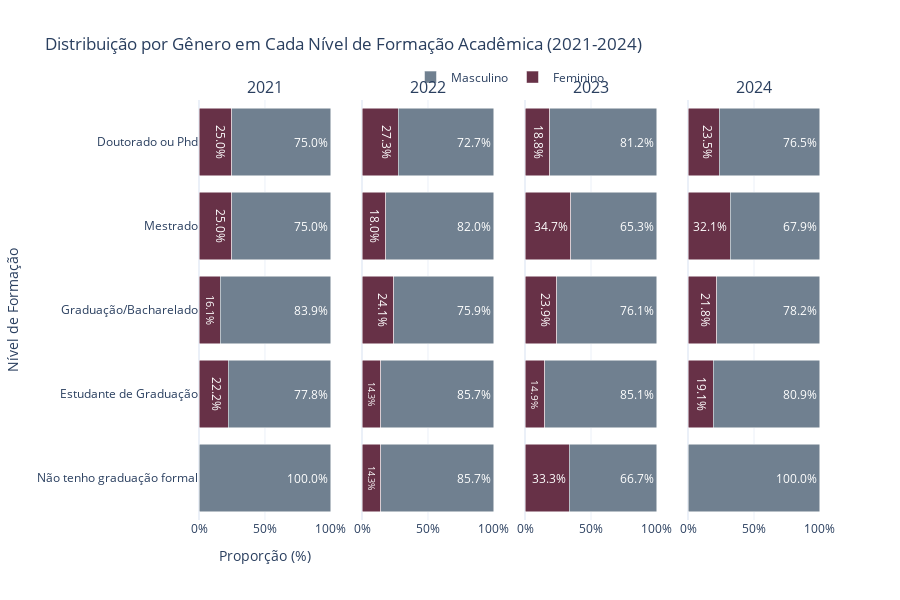

Write notebook code for a chart like this one.
### Code cell
# Distribuição escolaridade x genero

df_grouped = df_rj.groupby(["ano_pesquisa", "nivel_ensino", "genero"]).size().reset_index(name="count")

totais_por_ano_nivel = df_rj.groupby(["ano_pesquisa", "nivel_ensino"]).size().reset_index(name="total_nivel")
df_grouped = df_grouped.merge(totais_por_ano_nivel, on=["ano_pesquisa", "nivel_ensino"])

df_grouped["proporção"] = df_grouped["count"] / df_grouped["total_nivel"] * 100

fig = make_subplots(rows=1, cols=4, shared_yaxes=True, subplot_titles=["2021", "2022", "2023", "2024"])

anos = ['2021', '2022', '2023', '2024']
cores = {"Masculino": "#708090", "Feminino": "#673147"}

ordem_niveis = [
    'Não tenho graduação formal', 
    'Estudante de Graduação',
    'Graduação/Bacharelado', 
    'Pós-graduação',
    'Mestrado',
    'Doutorado ou Phd'
]

for i, ano in enumerate(anos):
   
    df_ano = df_grouped[df_grouped["ano_pesquisa"] == ano]
    
    for nivel in ordem_niveis:
        df_nivel = df_ano[df_ano["nivel_ensino"] == nivel]
        
        if df_nivel.empty:
            continue
        
        
        proporcoes = {genero: df_nivel[df_nivel["genero"] == genero]["proporção"].values[0] 
                      if not df_nivel[df_nivel["genero"] == genero].empty else 0 
                      for genero in ["Masculino", "Feminino"]}
        
        
        for genero in ["Feminino", "Masculino"]:
            fig.add_trace(go.Bar(
                y=[nivel],
                x=[proporcoes[genero]],
                name=genero,
                orientation="h",
                marker=dict(color=cores[genero]),
                text=f"{proporcoes[genero]:.1f}%",
                textposition="inside",
                showlegend=True if i == 0 and nivel == ordem_niveis[0] else False
            ), row=1, col=i+1)

# Configurando layout
fig.update_layout(
    title="Distribuição por Gênero em Cada Nível de Formação Acadêmica (2021-2024)",
    xaxis_title="Proporção (%)",
    yaxis_title="Nível de Formação",
    barmode="stack",
    height=600,
    template="plotly_white",
    legend=dict(
        orientation="h",
        yanchor="bottom",
        y=1.02,
        xanchor="center",
        x=0.5
    )
)

# Ajustando os eixos X para mostrar valores em percentuais
for i in range(1, 5):
    fig.update_xaxes(ticksuffix="%", range=[0, 100], row=1, col=i)
    

fig.show()

### Figure 1 — Plotly figure (JSON) as saved in the notebook; plotly's stock layout.template omitted (floating-point values rounded to 4 significant figures)
{"data": [{"marker": {"color": "#673147"}, "name": "Feminino", "orientation": "h", "showlegend": true, "text": "0.0%", "textposition": "inside", "type": "bar", "x": [0], "xaxis": "x", "y": ["Não tenho graduação formal"], "yaxis": "y"}, {"marker": {"color": "#708090"}, "name": "Masculino", "orientation": "h", "showlegend": true, "text": "100.0%", "textposition": "inside", "type": "bar", "x": [100], "xaxis": "x", "y": ["Não tenho graduação formal"], "yaxis": "y"}, {"marker": {"color": "#673147"}, "name": "Feminino", "orientation": "h", "showlegend": false, "text": "22.2%", "textposition": "inside", "type": "bar", "x": [22.22], "xaxis": "x", "y": ["Estudante de Graduação"], "yaxis": "y"}, {"marker": {"color": "#708090"}, "name": "Masculino", "orientation": "h", "showlegend": false, "text": "77.8%", "textposition": "inside", "type": "bar", "x": [77.78], "xaxis": "x", "y": ["Estudante de Graduação"], "yaxis": "y"}, {"marker": {"color": "#673147"}, "name": "Feminino", "orientation": "h", "showlegend": false, "text": "16.1%", "textposition": "inside", "type": "bar", "x": [16.13], "xaxis": "x", "y": ["Graduação/Bacharelado"], "yaxis": "y"}, {"marker": {"color": "#708090"}, "name": "Masculino", "orientation": "h", "showlegend": false, "text": "83.9%", "textposition": "inside", "type": "bar", "x": [83.87], "xaxis": "x", "y": ["Graduação/Bacharelado"], "yaxis": "y"}, {"marker": {"color": "#673147"}, "name": "Feminino", "orientation": "h", "showlegend": false, "text": "25.0%", "textposition": "inside", "type": "bar", "x": [25], "xaxis": "x", "y": ["Mestrado"], "yaxis": "y"}, {"marker": {"color": "#708090"}, "name": "Masculino", "orientation": "h", "showlegend": false, "text": "75.0%", "textposition": "inside", "type": "bar", "x": [75], "xaxis": "x", "y": ["Mestrado"], "yaxis": "y"}, {"marker": {"color": "#673147"}, "name": "Feminino", "orientation": "h", "showlegend": false, "text": "25.0%", "textposition": "inside", "type": "bar", "x": [25], "xaxis": "x", "y": ["Doutorado ou Phd"], "yaxis": "y"}, {"marker": {"color": "#708090"}, "name": "Masculino", "orientation": "h", "showlegend": false, "text": "75.0%", "textposition": "inside", "type": "bar", "x": [75], "xaxis": "x", "y": ["Doutorado ou Phd"], "yaxis": "y"}, {"marker": {"color": "#673147"}, "name": "Feminino", "orientation": "h", "showlegend": false, "text": "14.3%", "textposition": "inside", "type": "bar", "x": [14.29], "xaxis": "x2", "y": ["Não tenho graduação formal"], "yaxis": "y2"}, {"marker": {"color": "#708090"}, "name": "Masculino", "orientation": "h", "showlegend": false, "text": "85.7%", "textposition": "inside", "type": "bar", "x": [85.71], "xaxis": "x2", "y": ["Não tenho graduação formal"], "yaxis": "y2"}, {"marker": {"color": "#673147"}, "name": "Feminino", "orientation": "h", "showlegend": false, "text": "14.3%", "textposition": "inside", "type": "bar", "x": [14.29], "xaxis": "x2", "y": ["Estudante de Graduação"], "yaxis": "y2"}, {"marker": {"color": "#708090"}, "name": "Masculino", "orientation": "h", "showlegend": false, "text": "85.7%", "textposition": "inside", "type": "bar", "x": [85.71], "xaxis": "x2", "y": ["Estudante de Graduação"], "yaxis": "y2"}, {"marker": {"color": "#673147"}, "name": "Feminino", "orientation": "h", "showlegend": false, "text": "24.1%", "textposition": "inside", "type": "bar", "x": [24.07], "xaxis": "x2", "y": ["Graduação/Bacharelado"], "yaxis": "y2"}, {"marker": {"color": "#708090"}, "name": "Masculino", "orientation": "h", "showlegend": false, "text": "75.9%", "textposition": "inside", "type": "bar", "x": [75.93], "xaxis": "x2", "y": ["Graduação/Bacharelado"], "yaxis": "y2"}, {"marker": {"color": "#673147"}, "name": "Feminino", "orientation": "h", "showlegend": false, "text": "18.0%", "textposition": "inside", "type": "bar", "x": [18], "xaxis": "x2", "y": ["Mestrado"], "yaxis": "y2"}, {"marker": {"color": "#708090"}, "name": "Masculino", "orientation": "h", "showlegend": false, "text": "82.0%", "textposition": "inside", "type": "bar", "x": [82], "xaxis": "x2", "y": ["Mestrado"], "yaxis": "y2"}, {"marker": {"color": "#673147"}, "name": "Feminino", "orientation": "h", "showlegend": false, "text": "27.3%", "textposition": "inside", "type": "bar", "x": [27.27], "xaxis": "x2", "y": ["Doutorado ou Phd"], "yaxis": "y2"}, {"marker": {"color": "#708090"}, "name": "Masculino", "orientation": "h", "showlegend": false, "text": "72.7%", "textposition": "inside", "type": "bar", "x": [72.73], "xaxis": "x2", "y": ["Doutorado ou Phd"], "yaxis": "y2"}, {"marker": {"color": "#673147"}, "name": "Feminino", "orientation": "h", "showlegend": false, "text": "33.3%", "textposition": "inside", "type": "bar", "x": [33.33], "xaxis": "x3", "y": ["Não tenho graduação formal"], "yaxis": "y3"}, {"marker": {"color": "#708090"}, "name": "Masculino", "orientation": "h", "showlegend": false, "text": "66.7%", "textposition": "inside", "type": "bar", "x": [66.67], "xaxis": "x3", "y": ["Não tenho graduação formal"], "yaxis": "y3"}, {"marker": {"color": "#673147"}, "name": "Feminino", "orientation": "h", "showlegend": false, "text": "14.9%", "textposition": "inside", "type": "bar", "x": [14.93], "xaxis": "x3", "y": ["Estudante de Graduação"], "yaxis": "y3"}, {"marker": {"color": "#708090"}, "name": "Masculino", "orientation": "h", "showlegend": false, "text": "85.1%", "textposition": "inside", "type": "bar", "x": [85.07], "xaxis": "x3", "y": ["Estudante de Graduação"], "yaxis": "y3"}, {"marker": {"color": "#673147"}, "name": "Feminino", "orientation": "h", "showlegend": false, "text": "23.9%", "textposition": "inside", "type": "bar", "x": [23.91], "xaxis": "x3", "y": ["Graduação/Bacharelado"], "yaxis": "y3"}, {"marker": {"color": "#708090"}, "name": "Masculino", "orientation": "h", "showlegend": false, "text": "76.1%", "textposition": "inside", "type": "bar", "x": [76.09], "xaxis": "x3", "y": ["Graduação/Bacharelado"], "yaxis": "y3"}, {"marker": {"color": "#673147"}, "name": "Feminino", "orientation": "h", "showlegend": false, "text": "34.7%", "textposition": "inside", "type": "bar", "x": [34.72], "xaxis": "x3", "y": ["Mestrado"], "yaxis": "y3"}, {"marker": {"color": "#708090"}, "name": "Masculino", "orientation": "h", "showlegend": false, "text": "65.3%", "textposition": "inside", "type": "bar", "x": [65.28], "xaxis": "x3", "y": ["Mestrado"], "yaxis": "y3"}, {"marker": {"color": "#673147"}, "name": "Feminino", "orientation": "h", "showlegend": false, "text": "18.8%", "textposition": "inside", "type": "bar", "x": [18.75], "xaxis": "x3", "y": ["Doutorado ou Phd"], "yaxis": "y3"}, {"marker": {"color": "#708090"}, "name": "Masculino", "orientation": "h", "showlegend": false, "text": "81.2%", "textposition": "inside", "type": "bar", "x": [81.25], "xaxis": "x3", "y": ["Doutorado ou Phd"], "yaxis": "y3"}, {"marker": {"color": "#673147"}, "name": "Feminino", "orientation": "h", "showlegend": false, "text": "0.0%", "textposition": "inside", "type": "bar", "x": [0], "xaxis": "x4", "y": ["Não tenho graduação formal"], "yaxis": "y4"}, {"marker": {"color": "#708090"}, "name": "Masculino", "orientation": "h", "showlegend": false, "text": "100.0%", "textposition": "inside", "type": "bar", "x": [100], "xaxis": "x4", "y": ["Não tenho graduação formal"], "yaxis": "y4"}, {"marker": {"color": "#673147"}, "name": "Feminino", "orientation": "h", "showlegend": false, "text": "19.1%", "textposition": "inside", "type": "bar", "x": [19.15], "xaxis": "x4", "y": ["Estudante de Graduação"], "yaxis": "y4"}, {"marker": {"color": "#708090"}, "name": "Masculino", "orientation": "h", "showlegend": false, "text": "80.9%", "textposition": "inside", "type": "bar", "x": [80.85], "xaxis": "x4", "y": ["Estudante de Graduação"], "yaxis": "y4"}, {"marker": {"color": "#673147"}, "name": "Feminino", "orientation": "h", "showlegend": false, "text": "21.8%", "textposition": "inside", "type": "bar", "x": [21.83], "xaxis": "x4", "y": ["Graduação/Bacharelado"], "yaxis": "y4"}, {"marker": {"color": "#708090"}, "name": "Masculino", "orientation": "h", "showlegend": false, "text": "78.2%", "textposition": "inside", "type": "bar", "x": [78.17], "xaxis": "x4", "y": ["Graduação/Bacharelado"], "yaxis": "y4"}, {"marker": {"color": "#673147"}, "name": "Feminino", "orientation": "h", "showlegend": false, "text": "32.1%", "textposition": "inside", "type": "bar", "x": [32.14], "xaxis": "x4", "y": ["Mestrado"], "yaxis": "y4"}, {"marker": {"color": "#708090"}, "name": "Masculino", "orientation": "h", "showlegend": false, "text": "67.9%", "textposition": "inside", "type": "bar", "x": [67.86], "xaxis": "x4", "y": ["Mestrado"], "yaxis": "y4"}, {"marker": {"color": "#673147"}, "name": "Feminino", "orientation": "h", "showlegend": false, "text": "23.5%", "textposition": "inside", "type": "bar", "x": [23.53], "xaxis": "x4", "y": ["Doutorado ou Phd"], "yaxis": "y4"}, {"marker": {"color": "#708090"}, "name": "Masculino", "orientation": "h", "showlegend": false, "text": "76.5%", "textposition": "inside", "type": "bar", "x": [76.47], "xaxis": "x4", "y": ["Doutorado ou Phd"], "yaxis": "y4"}], "layout": {"annotations": [{"font": {"size": 16}, "showarrow": false, "text": "2021", "x": 0.1062, "xanchor": "center", "xref": "paper", "y": 1, "yanchor": "bottom", "yref": "paper"}, {"font": {"size": 16}, "showarrow": false, "text": "2022", "x": 0.3688, "xanchor": "center", "xref": "paper", "y": 1, "yanchor": "bottom", "yref": "paper"}, {"font": {"size": 16}, "showarrow": false, "text": "2023", "x": 0.6313, "xanchor": "center", "xref": "paper", "y": 1, "yanchor": "bottom", "yref": "paper"}, {"font": {"size": 16}, "showarrow": false, "text": "2024", "x": 0.8938, "xanchor": "center", "xref": "paper", "y": 1, "yanchor": "bottom", "yref": "paper"}], "barmode": "stack", "height": 600, "legend": {"orientation": "h", "x": 0.5, "xanchor": "center", "y": 1.02, "yanchor": "bottom"}, "title": {"text": "Distribuição por Gênero em Cada Nível de Formação Acadêmica (2021-2024)"}, "xaxis": {"anchor": "y", "domain": [0, 0.2125], "range": [0, 100], "ticksuffix": "%", "title": {"text": "Proporção (%)"}}, "xaxis2": {"anchor": "y2", "domain": [0.2625, 0.475], "range": [0, 100], "ticksuffix": "%"}, "xaxis3": {"anchor": "y3", "domain": [0.525, 0.7375], "range": [0, 100], "ticksuffix": "%"}, "xaxis4": {"anchor": "y4", "domain": [0.7875, 1], "range": [0, 100], "ticksuffix": "%"}, "yaxis": {"anchor": "x", "domain": [0, 1], "title": {"text": "Nível de Formação"}}, "yaxis2": {"anchor": "x2", "domain": [0, 1], "matches": "y", "showticklabels": false}, "yaxis3": {"anchor": "x3", "domain": [0, 1], "matches": "y", "showticklabels": false}, "yaxis4": {"anchor": "x4", "domain": [0, 1], "matches": "y", "showticklabels": false}}}
